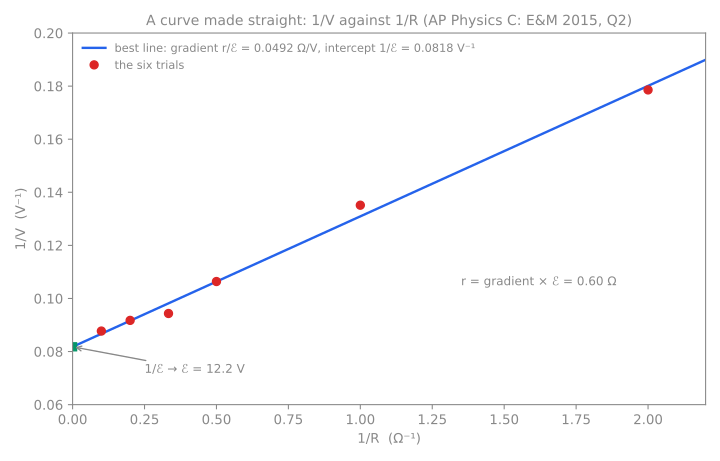

This chart was generated by the following Python code:
"""AP Physics C: E&M 2015 Q2 — linearising V = ER/(R+r) as 1/V = (r/E)(1/R) + 1/E.
Regenerate: python3 internal-resistance-ap2015.py"""
import numpy as np, matplotlib
matplotlib.use("Agg"); import matplotlib.pyplot as plt
GREY="#888888"
R=np.array([0.5,1,2,3,5,10]); V=np.array([5.6,7.4,9.4,10.6,10.9,11.4])
x,y=1/R,1/V; m,b=np.polyfit(x,y,1)
fig,ax=plt.subplots(figsize=(7.5,4.8)); fig.patch.set_alpha(0); ax.set_facecolor("none")
xx=np.linspace(0,2.2,10); ax.plot(xx,m*xx+b,color="#2563eb",lw=1.8,label=f"best line: gradient r/ℰ = {m:.4f} Ω/V, intercept 1/ℰ = {b:.4f} V⁻¹")
ax.plot(x,y,"o",color="#dc2626",ms=6,label="the six trials")
ax.plot([0],[b],"s",color="#059669"); ax.annotate(f"1/ℰ → ℰ = {1/b:.1f} V",(0,b),xytext=(0.25,0.072),fontsize=9,color=GREY,arrowprops=dict(arrowstyle="->",color=GREY))
ax.text(1.35,0.105,f"r = gradient × ℰ = {m/b:.2f} Ω",fontsize=9,color=GREY)
ax.set_xlim(0,2.2); ax.set_ylim(0.06,0.20); ax.set_xlabel("1/R  (Ω⁻¹)",color=GREY); ax.set_ylabel("1/V  (V⁻¹)",color=GREY)
for s in ax.spines.values(): s.set_color(GREY)
ax.tick_params(colors=GREY); leg=ax.legend(frameon=False,fontsize=8.5,loc="upper left")
for t in leg.get_texts(): t.set_color(GREY)
ax.set_title("A curve made straight: 1/V against 1/R (AP Physics C: E&M 2015, Q2)",color=GREY,fontsize=10.5)
fig.tight_layout(); fig.savefig("internal-resistance-ap2015.svg",transparent=True); print(f"E={1/b:.2f} r={m/b:.3f}")
